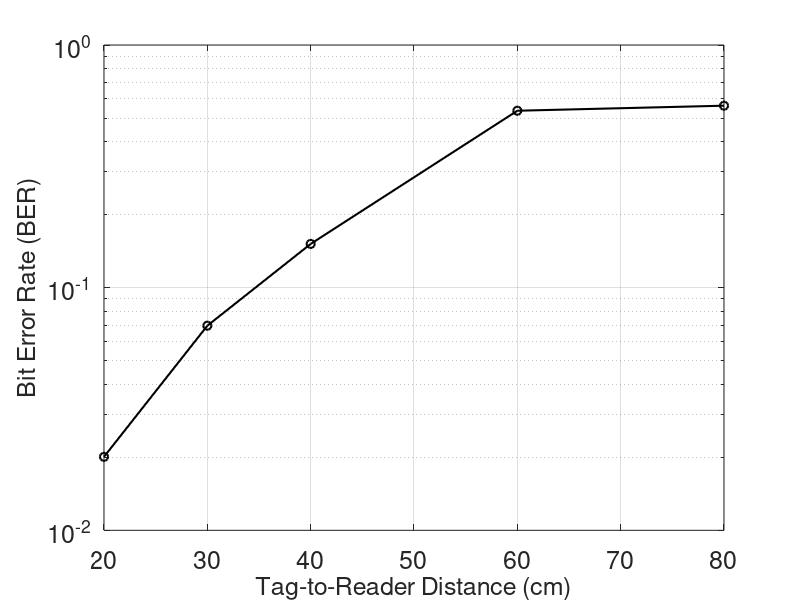

This figure's MATLAB source:
close all;
clear all;
clc;


dist=[80   60   40 30 20  ];

BER1=[ 
   0.020084093755591
   0.069695382735446
   0.151426882809862
   0.535936054961025
   0.562184343434343
];



figure5= figure;
axes5 = axes('Parent',figure5,'YGrid','on','XGrid','on','FontSize',18);
semilogy(fliplr(dist),(BER1),'Marker','o','LineWidth',1.5,'Color',[0 0 0]);
%hold on
%semilogy(dist500_v3,BER500u_v2,'Marker','*','LineWidth',1.5,'Color',[0 0 0]);
grid on;
%hold on
%semilogy(dist1_v3, BER1_v2,'Marker','+','LineWidth',1.5,'Color',[0 0 0]);
set(axes5,'FontSize',18)
%xlim(axes3,[-45 -10]);
%box(axes3,'on');
ylabel('Bit Error Rate (BER)','FontSize',18);
xlabel('Tag-to-Reader Distance (cm)','FontSize',18);

grid(axes5,'on');
%legend('500 bps','1000 bps','2000 bps','Location','NorthEast');
set(0, 'DefaultAxesFontName', 'Arial'); 
print(figure5,'-depsc', '-tiff', '-r300', 'BER.eps');